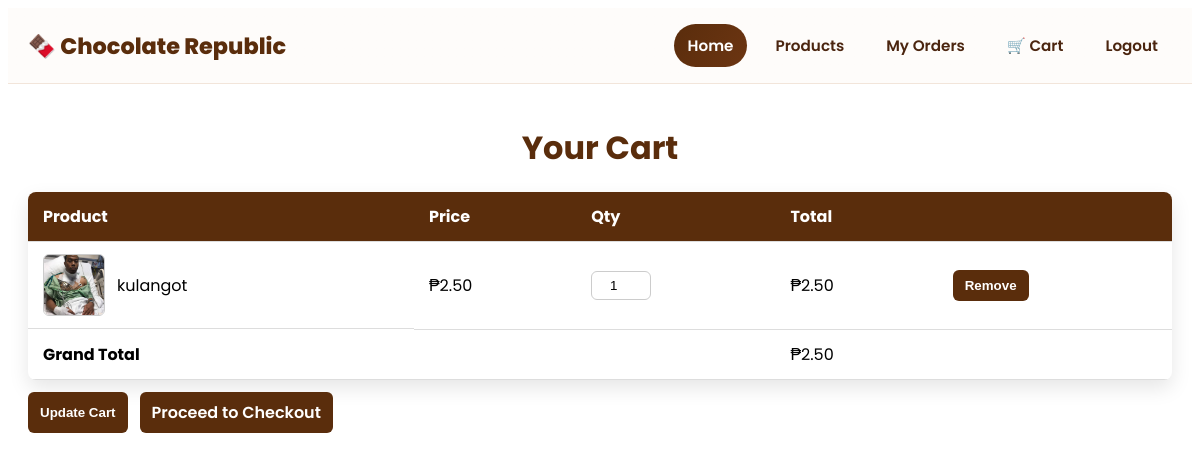
Screenshot of /cart.php (signed in) with the database file from the repository.
### tables this page shows
CREATE TABLE `cart` (
  `id` int(11) NOT NULL,
  `user_id` int(11) NOT NULL,
  `product_id` int(11) NOT NULL,
  `quantity` int(11) NOT NULL DEFAULT 1,
  `added_at` timestamp NOT NULL DEFAULT current_timestamp()
);

CREATE TABLE `products` (
  `id` int(11) NOT NULL,
  `name` varchar(100) NOT NULL,
  `description` text DEFAULT NULL,
  `price` decimal(10,2) NOT NULL,
  `image` varchar(255) DEFAULT NULL,
  `stock` int(11) DEFAULT 0,
  `created_at` timestamp NOT NULL DEFAULT current_timestamp()
);

### cart.php (the view, shortened to what this page needs)
<?php
require_once __DIR__ . '/db.php';
include __DIR__ . '/includes/header.php';
$userId = (int)$_SESSION['user_id'];
$sql = "SELECT c.id as cart_id, p.id as product_id, p.name, p.price, p.image, c.quantity
        FROM cart c JOIN products p ON p.id = c.product_id
        WHERE c.user_id = ? ORDER BY c.added_at DESC";
$stmt = $conn->prepare($sql);
$stmt->bind_param('i', $userId);
$stmt->execute();
$result = $stmt->get_result();
$items = [];
$total = 0.0;
while ($row = $result->fetch_assoc()) {
    $row['line_total'] = (float)$row['price'] * (int)$row['quantity'];
    $total += $row['line_total'];
    $items[] = $row;
}
?>
<section class="cart-section">
    <h2>Your Cart</h2>
    <?php if (empty($items)): ?>
        <p class="empty">Your cart is empty.</p>
    <?php else: ?>
        <form method="post" action="cart_update.php" class="cart-form">
            <table class="cart-table">
                <thead>
                    <tr>
                        <th>Product</th>
                        <th>Price</th>
                        <th>Qty</th>
                        <th>Total</th>
                        <th></th>
                    </tr>
                </thead>
                <tbody>
                <?php foreach ($items as $it): ?>
                    <tr>
                        <td class="product-info">
                            <img src="<?= htmlspecialchars($it['image'] ? 'images/' . basename($it['image']) : 'images/0.png') ?>" alt="<?= htmlspecialchars($it['name']) ?>" />
                            <p href="/product.php?id=<?= (int)$it['product_id'] ?>"><?= htmlspecialchars($it['name']) ?></p>
                        </td>
                        <td>₱<?= number_format((float)$it['price'], 2) ?></td>
                        <td>
                            <input
                                type="number"
                                min="1"
                                name="qty[<?= (int)$it['cart_id'] ?>]"
                                value="<?= (int)$it['quantity'] ?>"
                                onkeydown="return event.key === 'ArrowUp' || event.key === 'ArrowDown' || event.key === 'Tab';"
                            />
                        </td>
                        <td>₱<?= number_format($it['line_total'], 2) ?></td>
                        <td>
                            <button type="submit" name="remove" value="<?= (int)$it['cart_id'] ?>" class="remove-btn">Remove</button>
                        </td>
                    </tr>
                <?php endforeach; ?>
                </tbody>
                <tfoot>
                    <tr>
                        <td colspan="3" align="right"><strong>Grand Total</strong></td>
                        <td colspan="2">₱<?= number_format($total, 2) ?></td>
                    </tr>
                </tfoot>
            </table>
            <div class="cart-actions">
                <button type="submit" name="action" value="update" class="update-btn">Update Cart</button>
                <a href="checkout.php" class="checkout-btn">Proceed to Checkout</a>
            </div>
        </form>
    <?php endif; ?>
</section>

### cart.php (style rules this page uses)
.cart-section { max-width: 1200px; margin: 40px auto; padding: 0 20px; font-family: 'Poppins', sans-serif; }
.cart-section h2 { text-align: center; color: #5a2d0c; font-size: 2rem; margin-bottom: 20px; }
.cart-table { width: 100%; border-collapse: collapse; background-color: #fff; box-shadow: 0 8px 20px rgba(0,0,0,0.1); border-radius: 8px; overflow: hidden; }
.cart-table th, .cart-table td { padding: 12px 15px; text-align: left; border-bottom: 1px solid #ddd; }
.cart-table th { background-color: #5a2d0c; color: #fff; }
.product-info { display: flex; align-items: center; gap: 12px; }
.product-info img { width: 60px; height: 60px; object-fit: cover; border-radius: 6px; border: 1px solid #ccc; }
input[type="number"] { width: 60px; padding: 6px; border-radius: 6px; border: 1px solid #ccc; text-align: center; }
button.update-btn, .remove-btn { background-color: #5a2d0c; color: #fff; border: none; padding: 8px 12px; border-radius: 6px; cursor: pointer; font-weight: 600; }
.cart-actions { margin-top: 12px; display: flex; gap: 12px; }
.checkout-btn { padding: 8px 12px; background: #5a2d0c; color: #fff; text-decoration: none; border-radius: 6px; font-weight: 600; text-align: center; }

### rows the page displays
cart: product.image (picture), product.name "kulangot", product.price "2.50", quantity "1", line_total "2.50", $it['cart_id'] 9 (drawn)

### other values shown
$total "2.50"
